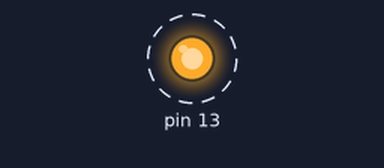
The sketch below on a simulated Arduino Uno, built with avr-gcc and run on an emulated ATmega328P. Parts: output pins drawn as LEDs (lit = HIGH). Dashed ring = blinking. What the sketch prints to the serial monitor is not drawn.

Above: at 0.5 s.
Timing chart, 0 to 4.6 s (numbered marks = the images above):
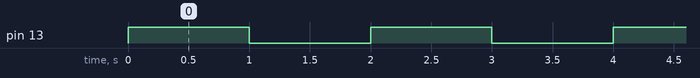

Measured:
- by itself, pin 13: alternates HIGH for 1.0 s and LOW for 1.0 s

The sketch:

test.ino
```cpp
void setup()
{
    pinMode(13,OUTPUT);
    Serial.begin(9600);
}
void loop()
{
    digitalWrite(13,1);
    Serial.println("on");
    delay(1000);
    digitalWrite(13,0);
    Serial.println("off");
    delay(1000);
}
```
